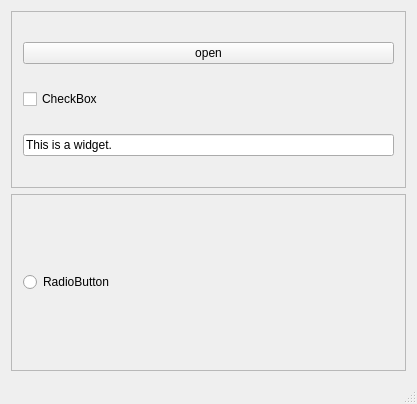
<?xml version="1.0" encoding="UTF-8"?>
<ui version="4.0">
 <class>MainWindow</class>
 <widget class="QMainWindow" name="MainWindow">
  <property name="geometry">
   <rect>
    <x>0</x>
    <y>0</y>
    <width>417</width>
    <height>404</height>
   </rect>
  </property>
  <property name="windowTitle">
   <string>MainWindow</string>
  </property>
  <widget class="QWidget" name="centralWidget">
   <layout class="QVBoxLayout" name="verticalLayout">
    <item>
     <widget class="QFrame" name="frame">
      <property name="frameShape">
       <enum>QFrame::StyledPanel</enum>
      </property>
      <property name="frameShadow">
       <enum>QFrame::Raised</enum>
      </property>
      <layout class="QVBoxLayout" name="verticalLayout_2">
       <item>
        <widget class="QPushButton" name="pushButton">
         <property name="enabled">
          <bool>true</bool>
         </property>
         <property name="text">
          <string>open</string>
         </property>
        </widget>
       </item>
       <item>
        <widget class="QCheckBox" name="checkBox">
         <property name="text">
          <string>CheckBox</string>
         </property>
        </widget>
       </item>
       <item>
        <widget class="QLineEdit" name="lineEdit">
         <property name="text">
          <string>This is a widget.</string>
         </property>
        </widget>
       </item>
      </layout>
     </widget>
    </item>
    <item>
     <widget class="QFrame" name="frame_2">
      <property name="frameShape">
       <enum>QFrame::StyledPanel</enum>
      </property>
      <property name="frameShadow">
       <enum>QFrame::Raised</enum>
      </property>
      <layout class="QVBoxLayout" name="verticalLayout_3">
       <item>
        <layout class="QHBoxLayout" name="horizontalLayout">
         <item>
          <widget class="QRadioButton" name="radioButton">
           <property name="text">
            <string>RadioButton</string>
           </property>
          </widget>
         </item>
        </layout>
       </item>
      </layout>
     </widget>
    </item>
   </layout>
  </widget>
  <widget class="QStatusBar" name="statusBar"/>
 </widget>
 <layoutdefault spacing="6" margin="11"/>
 <resources/>
 <connections/>
</ui>
